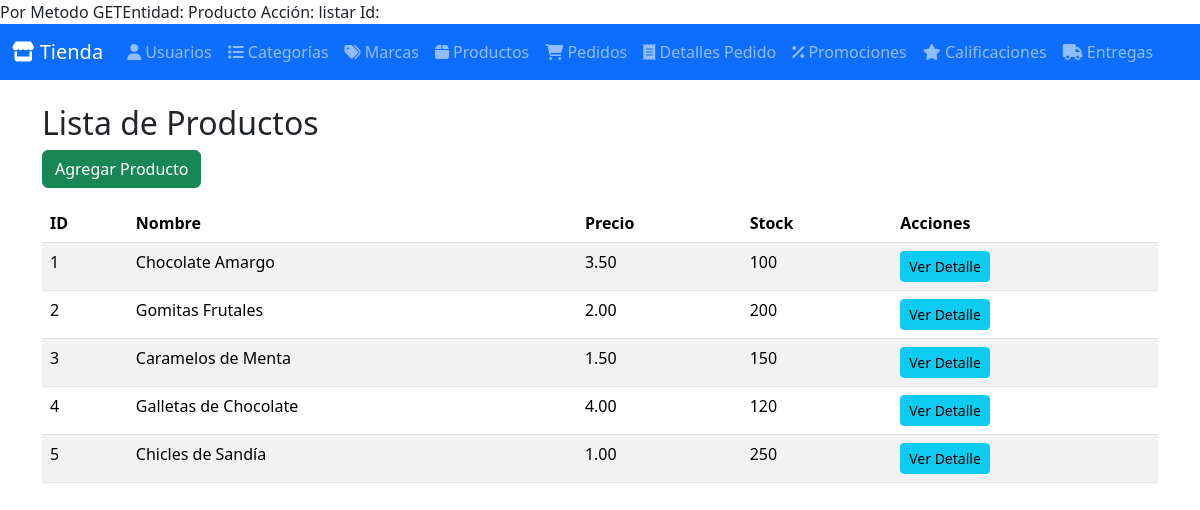
/index.php?entity=Producto&action=listar, run on the app's committed database.
### tables this page shows
CREATE TABLE productos (
    id INT AUTO_INCREMENT PRIMARY KEY,
    nombre VARCHAR(100) NOT NULL,
    descripcion TEXT,
    precio DECIMAL(10,2) NOT NULL,
    id_categoria INT,
    id_marca INT,
    stock INT DEFAULT 0,
    imagen TEXT,  
    fecha_registro DATE DEFAULT (CURDATE()),
    FOREIGN KEY (id_categoria) REFERENCES categorias(id) ON DELETE SET NULL,
    FOREIGN KEY (id_marca) REFERENCES marcas(id) ON DELETE SET NULL
);

### Model/ClassProducto.php (called while the page is built, shortened)
<?php
require_once BASE_PATH . DIRECTORY_SEPARATOR . 'Config' . DIRECTORY_SEPARATOR . 'ClassDatabase.php';
class ClassProducto {
    private $conn;
    public function __construct() {
        $db = new ClassDatabase();
        $this->conn = $db->getConnection();
    }
    public function getProductos() {
        $query = "SELECT * FROM productos";
        $stmt = $this->conn->prepare($query);
        $stmt->execute();
        return $stmt->fetchAll(PDO::FETCH_ASSOC);
    }
}
?>

### Config/ClassDatabase.php (called while the page is built, shortened)
<?php
class ClassDatabase {
    private $host = 'localhost';
    private $db_name = 'bd_tienda_dulces';
    private $username = 'root';
    private $password = 'password';
    public function getConnection() {
        $this->conn = null;
        try {
            $this->conn = new PDO("mysql:host={$this->host};dbname={$this->db_name}", $this->username, $this->password);
            $this->conn->setAttribute(PDO::ATTR_ERRMODE, PDO::ERRMODE_EXCEPTION);
        } catch (PDOException $e) {
            echo "Error de conexión: " . $e->getMessage();
        }
        return $this->conn;
    }
}
?>

### Controller/ClassProductoController.php (called while the page is built, shortened)
<?php
require_once BASE_PATH . DIRECTORY_SEPARATOR . 'Model' . DIRECTORY_SEPARATOR . 'ClassProducto.php';
class ClassProductoController {
    public function getProductoController() {
        $productoModel = new ClassProducto();
        return $productoModel->getProductos();
    }
}
?>

### View/Producto/listaProducto.php (the view)
<?php
echo "<h2>Lista de Productos</h2>";
echo "<a href='index.php?entity=Producto&action=insertar' class='btn btn-success mb-3'>Agregar Producto</a>";
echo "<table class='table table-striped'>";
echo "<thead><tr>
        <th>ID</th><th>Nombre</th><th>Precio</th><th>Stock</th><th>Acciones</th>
      </tr></thead><tbody>";
foreach ($listadoelementos as $producto) {
    echo "<tr>";
    echo "<td>{$producto['id']}</td>";
    echo "<td>{$producto['nombre']}</td>";
    echo "<td>{$producto['precio']}</td>";
    echo "<td>{$producto['stock']}</td>";
    echo "<td>
        <a href='index.php?entity=Producto&action=detalle&id={$producto['id']}' class='btn btn-info btn-sm'>Ver Detalle</a>
    </td>";
    echo "</tr>";
}
echo "</tbody></table>";
?>

### index.php (shortened to what this page needs)
<?php
if ($_SERVER['REQUEST_METHOD'] === 'POST') {
    echo "Por Metodo POST";
    $entity = $_POST['entity'] ?? null;
    $action = $_POST['action'] ?? null;
    $id = $_POST['id'] ?? null;
} else {
    $entity = $_GET['entity'] ?? null;
    $action = $_GET['action'] ?? null;
    $id = $_GET['id'] ?? null;
}
echo "Entidad: ".$entity. " Acción: ".$action. " Id: ".$id;
$controllers = [
    'Usuario' => 'ClassUsuarioController',
    'Categoria' => 'ClassCategoriaController',
    'Marca' => 'ClassMarcaController',
    'Producto' => 'ClassProductoController',
    'Pedido' => 'ClassPedidoController',
    'DetallePedido' => 'ClassDetallePedidoController',
    'Promocion' => 'ClassPromocionController',
    'Calificacion' => 'ClassCalificacionController',
    'Entrega' => 'ClassEntregaController'
];
function createDropdownMenu($entity, $label, $icon) {
    return "
    <li class='nav-item dropdown'>
        <a class='nav-link' href='index.php?entity=$entity&action=listar' id='navbarDropdown-$entity' role='button' aria-expanded='false'>
            <i class='$icon'></i> $label
        </a>
    </li>";
}
?>
<!DOCTYPE html>
<html lang="es">
<head>
    <link href="https://cdn.jsdelivr.net/npm/bootstrap@5.3.2/dist/css/bootstrap.min.css" rel="stylesheet">
</head>
<body>
    <nav class="navbar navbar-expand-lg navbar-dark bg-primary">
        <div class="container-fluid">
            <a class="navbar-brand" href="index.php"><i class="fas fa-store"></i> Tienda</a>
            <div class="collapse navbar-collapse" id="navbarNavDropdown">
                <ul class="navbar-nav">
                    <?php
                    echo createDropdownMenu('Usuario', 'Usuarios', 'fas fa-user');
                    echo createDropdownMenu('Categoria', 'Categorías', 'fas fa-list');
                    echo createDropdownMenu('Marca', 'Marcas', 'fas fa-tags');
                    echo createDropdownMenu('Producto', 'Productos', 'fas fa-box');
                    echo createDropdownMenu('Pedido', 'Pedidos', 'fas fa-shopping-cart');
                    echo createDropdownMenu('DetallePedido', 'Detalles Pedido', 'fas fa-receipt');
                    echo createDropdownMenu('Promocion', 'Promociones', 'fas fa-percent');
                    echo createDropdownMenu('Calificacion', 'Calificaciones', 'fas fa-star');
                    echo createDropdownMenu('Entrega', 'Entregas', 'fas fa-truck');
                    ?>
                </ul>
            </div>
        </div>
    </nav>
    <div class="container mt-4">
        <?php
        if (array_key_exists($entity, $controllers)) {
            $controller = new $controllers[$entity]();
            if ($action === 'listar') {
                $listadoelementos = $controller->{"get" . $entity . "Controller"}();
                require_once BASE_PATH . DIRECTORY_SEPARATOR . 'View' . DIRECTORY_SEPARATOR . $entity . DIRECTORY_SEPARATOR . 'lista' . $entity . '.php';
            } elseif ($action === 'insertar') {
                if ($_SERVER['REQUEST_METHOD'] === 'POST') {
                    $controller->{"set" . $entity . "Controller"}();
                } else {
                    require_once BASE_PATH . DIRECTORY_SEPARATOR . 'View' . DIRECTORY_SEPARATOR . $entity . DIRECTORY_SEPARATOR . 'form' . $entity . '.php';
                }
            } elseif ($action === 'detalle' && $id) {
                $elemento = $controller->{"get" . $entity . "ByIdController"}($id);
                require_once BASE_PATH . DIRECTORY_SEPARATOR . 'View' . DIRECTORY_SEPARATOR . $entity . DIRECTORY_SEPARATOR . 'detalle' . $entity . '.php';
            } elseif ($action === 'eliminar' && $id) {
                $controller->{"delete" . $entity . "Controller"}($id);
                require_once BASE_PATH . DIRECTORY_SEPARATOR . 'View' . DIRECTORY_SEPARATOR . $entity . DIRECTORY_SEPARATOR . 'eliminar' . $entity . '.php';
            } else {
                echo "<p class='text-danger'>Acción no válida</p>";
            }
        } else {
            echo "<p class='text-danger'>Entidad no válida</p>";
        }
        ?>
    </div>
</body>
</html>

### data on the page
productos: id "1", nombre "Chocolate Amargo", precio "3.50", stock "100"
productos: id "2", nombre "Gomitas Frutales", precio "2.00", stock "200"
productos: id "3", nombre "Caramelos de Menta", precio "1.50", stock "150"
productos: id "4", nombre "Galletas de Chocolate", precio "4.00", stock "120"
productos: id "5", nombre "Chicles de Sandía", precio "1.00", stock "250"

### other printed values
$entity "Producto"
$action "listar"
$label "Usuarios Categorías Marcas Productos Pedidos Detalles Pedido Promociones Calificaciones Entregas"
